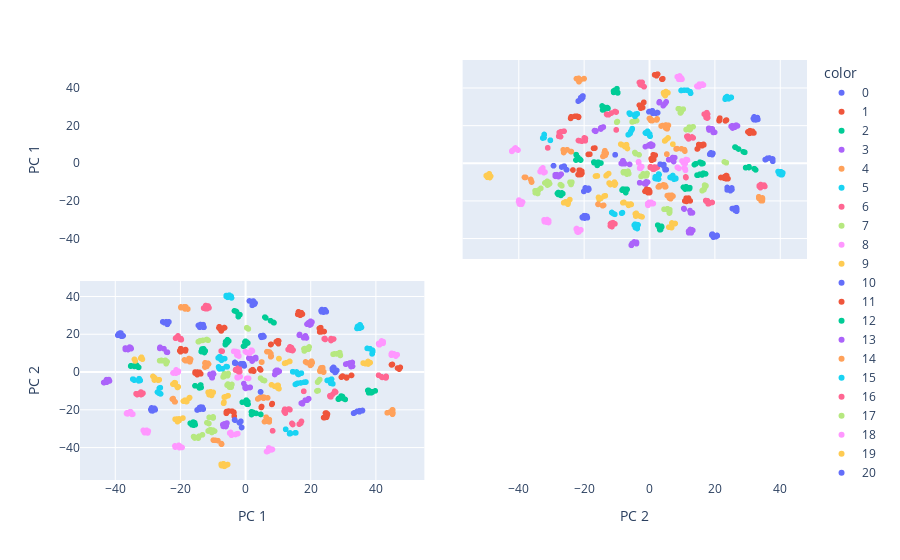

The notebook cell saved with this chart:
### Code cell
plt.style.use('ggplot') # this is the trick

labels = {str(i): f"PC {i+1}" for i in range(2)}

fig = px.scatter_matrix(
    transformed_embeddings_tsne,
    color=df_all.no,
    dimensions=range(2),
    labels=labels)
fig.update_traces(diagonal_visible=False)
fig.show()
